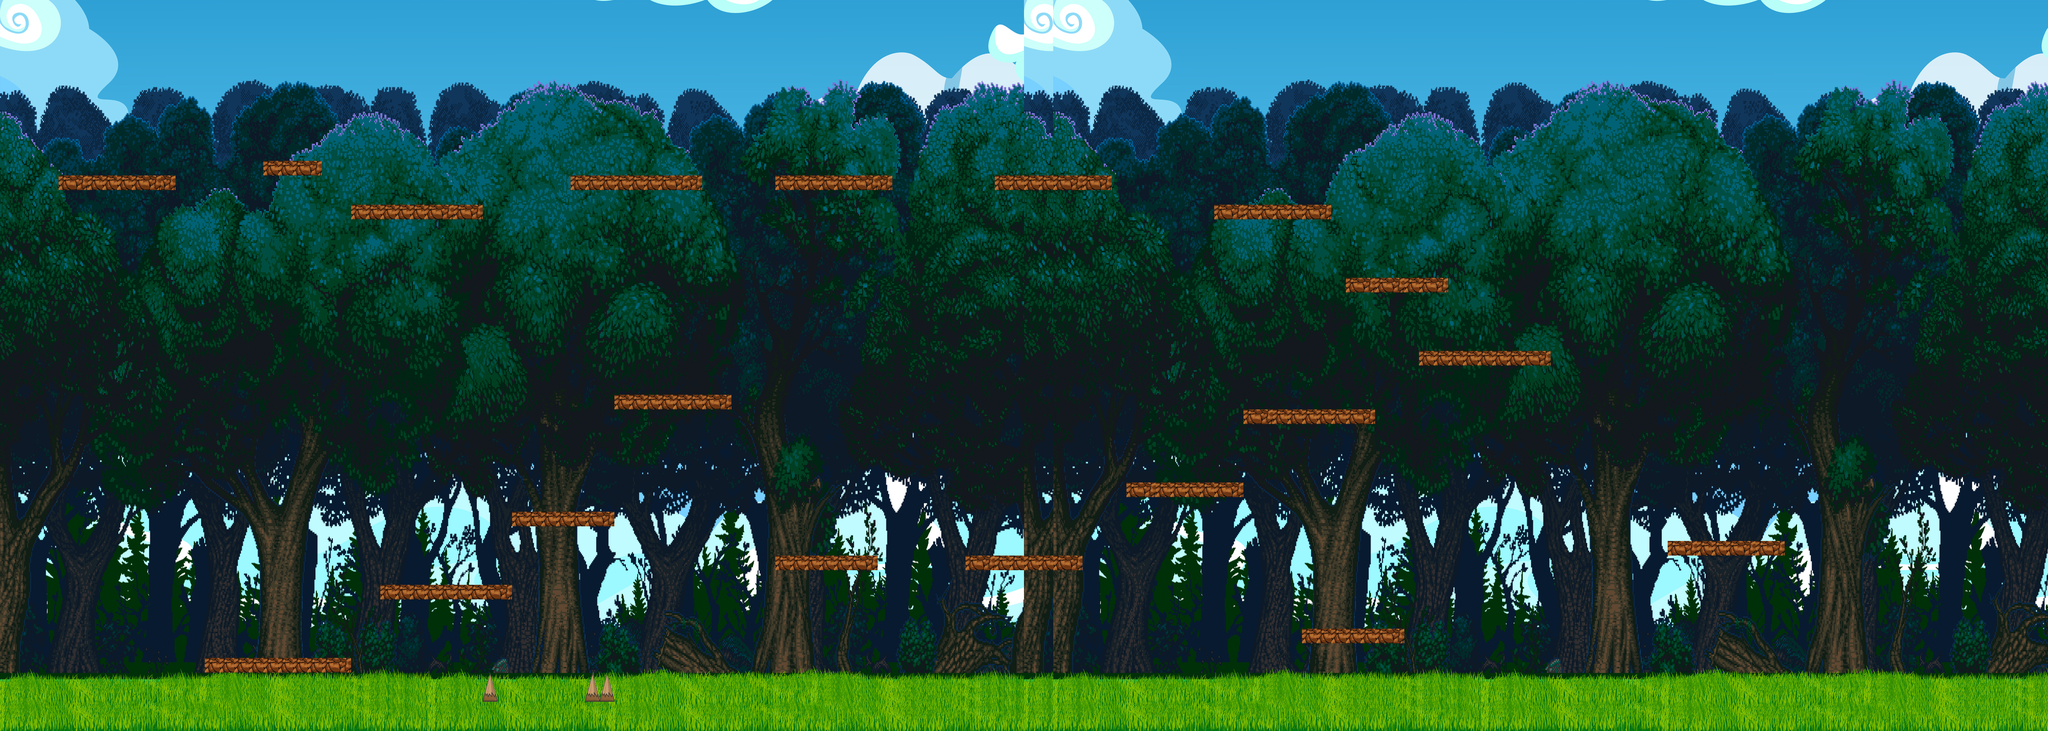

A level layout from a 2D game, rendered from its tile map. Below: a short description, then the map file with tile-grid data replaced by summaries:
An orthogonal 140x50 tile map with 32x32 px tiles, 3 tile layers (Capa de Patrones 1, Capa de patrones 2, Capa de patrones 3), 2 tilesets and 71 objects (19x 0, 11x 1, 2x 2).

<map version="1.0" orientation="orthogonal" renderorder="right-down" width="140" height="50" tilewidth="32" tileheight="32" nextobjectid="92">
 <tileset firstgid="1" name="fondo " tilewidth="32" tileheight="32" tilecount="3500">
  <image source="resources/Imagenes/FONDOFINAL.jpg" width="2240" height="1600" />
 </tileset>
 <tileset firstgid="3501" name="objetos" tilewidth="32" tileheight="32" tilecount="48">
  <image source="resources/Imagenes/objetos-mundo1.png" width="256" height="192" />
 </tileset>
 <layer name="Capa de Patrones 1" width="140" height="50">
  <data>[7000 cells, 7000 non-empty, 3500 distinct tile ids]</data>
 </layer>
 <layer name="Capa de patrones 2" width="140" height="50">
  <data>[7000 cells, 104 non-empty, 4 distinct tile ids]</data>
 </layer>
 <layer name="Capa de patrones 3" width="140" height="50">
  <data>[7000 cells, 0 non-empty, 0 distinct tile ids]</data>
 </layer>
 <objectgroup name="Capa de Colisiones">
  <object id="1" x="0" y="1516.67" width="4491.67" height="87.3333" />
  <object id="2" x="8.33333" y="8.33333" width="4483.33" height="33.3333" />
  <object id="3" x="-8.33333" y="58.3333" width="33.3333" height="1516.67" />
  <object id="4" x="4458.33" y="25" width="33.3333" height="1491.67" />
  <object id="6" x="448" y="1434" width="322" height="40" />
  <object id="7" x="832" y="1282" width="284" height="26" />
  <object id="8" x="2115.15" y="1218" width="252.848" height="28.0015" />
  <object id="10" x="3099.52" y="770" width="290.485" height="32" />
  <object id="11" x="2855.09" y="1366.55" width="224" height="36" />
  <object id="12" x="2722" y="896" width="284" height="35.9995" />
  <object id="13" x="132" y="384" width="258" height="34.0002" />
  <object id="14" x="2464" y="1058" width="256" height="28" />
  <object id="15" x="3645.45" y="1186" width="258.545" height="28.0045" />
  <object id="36" x="1696" y="1212" width="220" height="38" />
  <object id="37" x="1343.15" y="864" width="258.85" height="38.0015" />
  <object id="38" x="1115.15" y="1118" width="228.85" height="36.0015" />
  <object id="48" x="2940" y="616" width="226" height="32" />
  <object id="49" x="2666" y="450" width="248" height="34" />
  <object id="50" x="2176" y="384" width="252" height="32" />
  <object id="51" x="1694" y="384" width="254" height="30" />
  <object id="52" x="1248" y="380" width="288" height="36" />
  <object id="53" x="766" y="448" width="286" height="28" />
  <object id="54" x="444" y="864" width="272" height="52" />
  <object id="85" x="832" y="956" width="164" height="52" />
  <object id="86" x="280" y="744" width="156" height="40" />
  <object id="87" x="576" y="348" width="132" height="40" />
  <object id="89" x="164" y="620" width="164" height="40" />
  <object id="90" x="40" y="528" width="136" height="36" />
  <object id="91" x="8" y="436" width="68" height="32" />
 </objectgroup>
 <objectgroup name="Capa de Enemigos">
  <object id="17" type="1" x="1440.36" y="1136.61" width="51.5152" height="51.5152">
   <ellipse />
  </object>
  <object id="18" type="1" x="1796.12" y="1293.58" width="51.5152" height="57.5758">
   <ellipse />
  </object>
  <object id="19" type="1" x="2303.03" y="1106.06" width="48.4848" height="72.7273">
   <ellipse />
  </object>
  <object id="20" type="1" x="3339.39" y="878.788" width="60.6061" height="72.7273">
   <ellipse />
  </object>
  <object id="21" type="1" x="2585.94" y="1330.55" width="66.6667" height="60.6061">
   <ellipse />
  </object>
  <object id="22" type="1" x="3212.24" y="1287.52" width="57.5758" height="60.6061">
   <ellipse />
  </object>
  <object id="32" type="1" x="4120.33" y="1165.67" width="66.6667" height="58.3333">
   <ellipse />
  </object>
  <object id="40" type="1" x="3652" y="1356" width="64" height="68">
   <ellipse />
  </object>
 </objectgroup>
 <objectgroup name="Capa de Player">
  <object id="27" x="110" y="1112" width="39.3939" height="51.5152" />
 </objectgroup>
 <objectgroup name="Capa de PowerUps">
  <object id="28" type="2" x="2079.64" y="1448.61" width="42.4242" height="39.3939" />
 </objectgroup>
 <objectgroup name="Capa de Puerta">
  <object id="29" x="199.15" y="234" width="109.091" height="109.091">
   <ellipse />
  </object>
 </objectgroup>
 <objectgroup name="Capa de Bordes">
  <object id="31" x="0" y="0" width="24.2424" height="1600" />
  <object id="33" x="4480" y="0" width="24.2424" height="1600" />
 </objectgroup>
 <objectgroup name="Capa de Obstaculos">
  <object id="30" type="1" x="1052.85" y="1472.85" width="35.15" height="57.5758" />
  <object id="57" type="1" x="1286" y="1471" width="50" height="61" />
  <object id="79" x="4154.55" y="109.091" width="242.424" height="42.4242" />
  <object id="80" x="4142.42" y="400" width="260.606" height="42.4242" />
  <object id="81" x="4245.45" y="312.121" width="169.697" height="48.4848" />
  <object id="82" x="4248.48" y="260.606" width="139.394" height="27.2727" />
  <object id="83" x="4230.3" y="193.939" width="169.697" height="51.5152" />
  <object id="84" x="3969.7" y="112.121" width="154.545" height="51.5152" />
 </objectgroup>
 <objectgroup name="Capa de Monedas-Llaves ">
  <object id="58" type="0" x="528" y="1380" width="100" height="100">
   <ellipse />
  </object>
  <object id="59" type="0" x="608" y="1380" width="100" height="100">
   <ellipse />
  </object>
  <object id="60" type="0" x="880" y="1228" width="100" height="100">
   <ellipse />
  </object>
  <object id="61" type="0" x="880" y="1228" width="100" height="100">
   <ellipse />
  </object>
  <object id="62" type="0" x="1008" y="1232" width="100" height="100">
   <ellipse />
  </object>
  <object id="63" type="0" x="1140" y="1056" width="100" height="100">
   <ellipse />
  </object>
  <object id="64" type="0" x="1244" y="1060" width="100" height="100">
   <ellipse />
  </object>
  <object id="65" type="0" x="1732" y="1156" width="100" height="100">
   <ellipse />
  </object>
  <object id="66" type="0" x="1144" y="1460" width="100" height="100">
   <ellipse />
  </object>
  <object id="67" type="0" x="1836" y="1156" width="100" height="100">
   <ellipse />
  </object>
  <object id="68" type="0" x="1236" y="1464" width="100" height="100">
   <ellipse />
  </object>
  <object id="69" type="0" x="3036" y="520" width="100" height="100">
   <ellipse />
  </object>
  <object id="70" type="0" x="3308" y="708" width="100" height="100">
   <ellipse />
  </object>
  <object id="71" type="0" x="3752" y="1140" width="100" height="100">
   <ellipse />
  </object>
  <object id="72" type="0" x="2284" y="332" width="100" height="100">
   <ellipse />
  </object>
  <object id="73" type="0" x="2869.21" y="1278.3" width="100" height="100">
   <ellipse />
  </object>
  <object id="74" type="0" x="1536" y="812" width="100" height="100">
   <ellipse />
  </object>
  <object id="75" type="0" x="1460" y="808" width="100" height="100">
   <ellipse />
  </object>
  <object id="76" type="0" x="1392" y="808" width="100" height="100">
   <ellipse />
  </object>
  <object id="77" type="1" x="2966.55" y="1276.24" width="100" height="100">
   <ellipse />
  </object>
  <object id="78" type="2" x="777" y="270" width="50" height="250" />
 </objectgroup>
</map>
